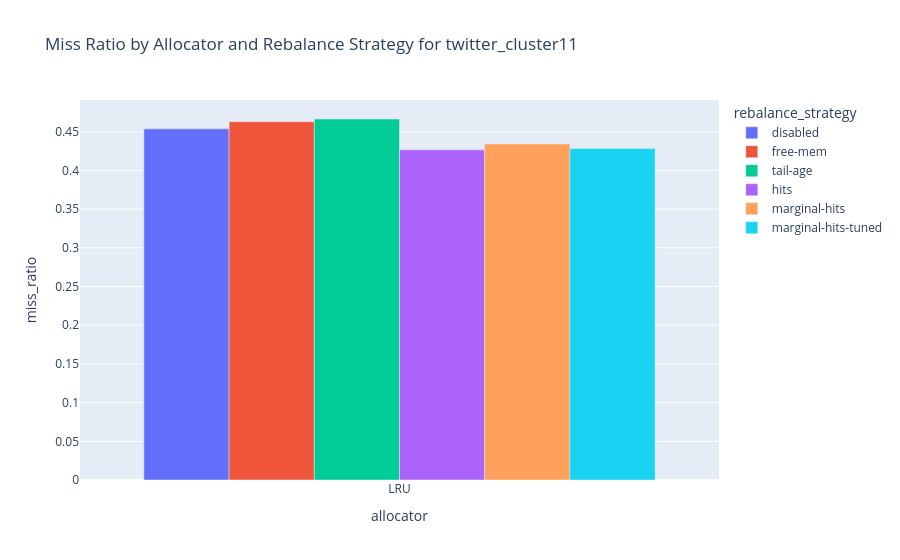

Source (notebook cell):
### Code cell
plot_barplot_distribution_by_trace(df[(df['wsr'] == 0.01) & (df['allocator'] == 'LRU')], 'twitter_cluster11')

### Figure 1 — Plotly figure (JSON) as saved in the notebook; plotly's stock layout.template omitted (floating-point values rounded to 4 significant figures)
{"data": [{"alignmentgroup": "True", "hovertemplate": "rebalance_strategy=disabled<br>allocator=%{x}<br>miss_ratio=%{y}<extra></extra>", "legendgroup": "disabled", "marker": {"color": "#636efa", "pattern": {"shape": ""}}, "name": "disabled", "offsetgroup": "disabled", "orientation": "v", "showlegend": true, "textposition": "auto", "type": "bar", "x": ["LRU"], "xaxis": "x", "y": [0.4538], "yaxis": "y"}, {"alignmentgroup": "True", "hovertemplate": "rebalance_strategy=free-mem<br>allocator=%{x}<br>miss_ratio=%{y}<extra></extra>", "legendgroup": "free-mem", "marker": {"color": "#EF553B", "pattern": {"shape": ""}}, "name": "free-mem", "offsetgroup": "free-mem", "orientation": "v", "showlegend": true, "textposition": "auto", "type": "bar", "x": ["LRU"], "xaxis": "x", "y": [0.463], "yaxis": "y"}, {"alignmentgroup": "True", "hovertemplate": "rebalance_strategy=tail-age<br>allocator=%{x}<br>miss_ratio=%{y}<extra></extra>", "legendgroup": "tail-age", "marker": {"color": "#00cc96", "pattern": {"shape": ""}}, "name": "tail-age", "offsetgroup": "tail-age", "orientation": "v", "showlegend": true, "textposition": "auto", "type": "bar", "x": ["LRU"], "xaxis": "x", "y": [0.4665], "yaxis": "y"}, {"alignmentgroup": "True", "hovertemplate": "rebalance_strategy=hits<br>allocator=%{x}<br>miss_ratio=%{y}<extra></extra>", "legendgroup": "hits", "marker": {"color": "#ab63fa", "pattern": {"shape": ""}}, "name": "hits", "offsetgroup": "hits", "orientation": "v", "showlegend": true, "textposition": "auto", "type": "bar", "x": ["LRU"], "xaxis": "x", "y": [0.4267], "yaxis": "y"}, {"alignmentgroup": "True", "hovertemplate": "rebalance_strategy=marginal-hits<br>allocator=%{x}<br>miss_ratio=%{y}<extra></extra>", "legendgroup": "marginal-hits", "marker": {"color": "#FFA15A", "pattern": {"shape": ""}}, "name": "marginal-hits", "offsetgroup": "marginal-hits", "orientation": "v", "showlegend": true, "textposition": "auto", "type": "bar", "x": ["LRU"], "xaxis": "x", "y": [0.4342], "yaxis": "y"}, {"alignmentgroup": "True", "hovertemplate": "rebalance_strategy=marginal-hits-tuned<br>allocator=%{x}<br>miss_ratio=%{y}<extra></extra>", "legendgroup": "marginal-hits-tuned", "marker": {"color": "#19d3f3", "pattern": {"shape": ""}}, "name": "marginal-hits-tuned", "offsetgroup": "marginal-hits-tuned", "orientation": "v", "showlegend": true, "textposition": "auto", "type": "bar", "x": ["LRU"], "xaxis": "x", "y": [0.4283], "yaxis": "y"}], "layout": {"barmode": "group", "legend": {"title": {"text": "rebalance_strategy"}, "tracegroupgap": 0}, "title": {"text": "Miss Ratio by Allocator and Rebalance Strategy for twitter_cluster11"}, "xaxis": {"anchor": "y", "categoryarray": ["LRU"], "categoryorder": "array", "domain": [0, 1], "title": {"text": "allocator"}}, "yaxis": {"anchor": "x", "domain": [0, 1], "title": {"text": "miss_ratio"}}}}
